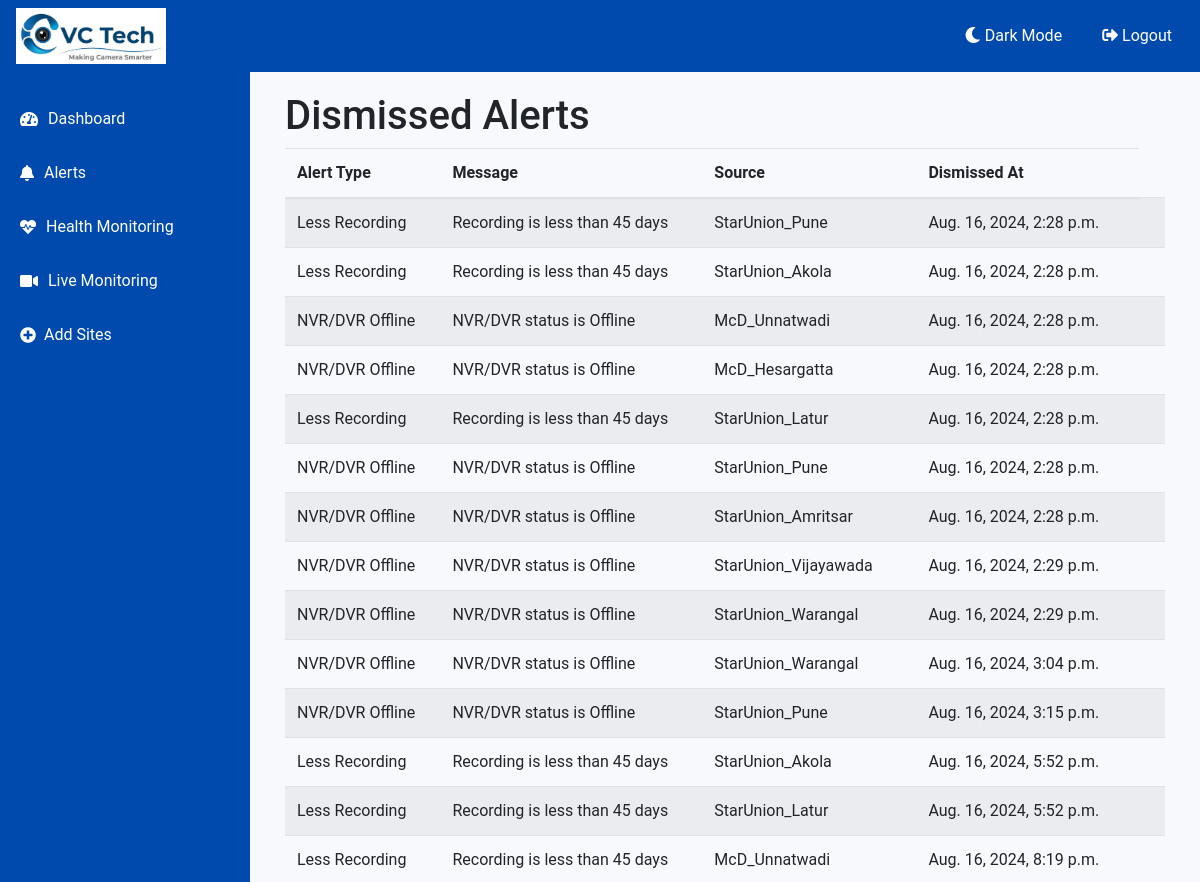
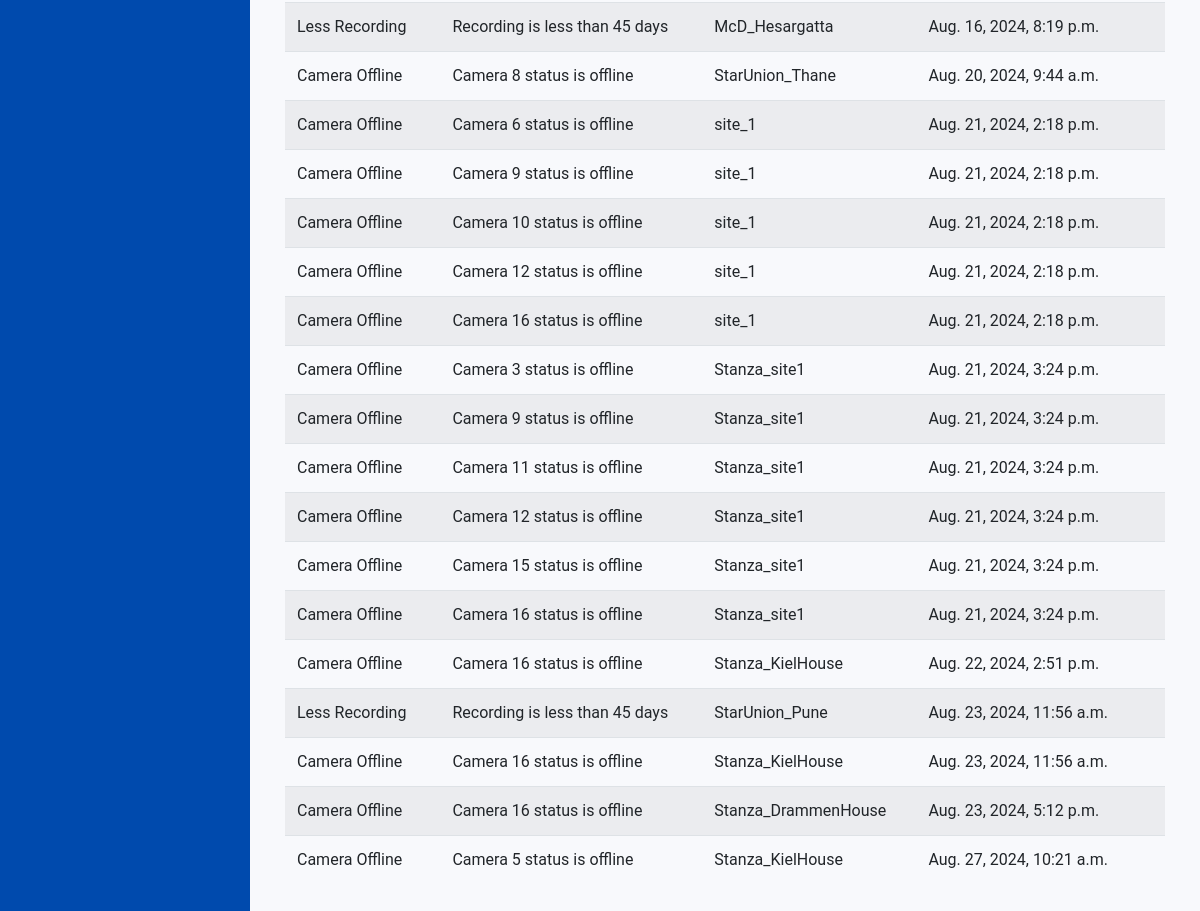
The page /HM1/dismissed_alerts/ (signed in) on the database its author committed (2 pictures, top to bottom).
### HM1/models.py (models this page shows, shortened)
class Alert(models.Model):
    ALERT_TYPE_CHOICES = [
        ('camera', 'Camera Offline'),
        ('nvr_dvr', 'NVR/DVR Offline'),
        ('hdd', 'HDD Abnormal'),
        ('time_mismatch', 'Time Mismatch'),
        ('recording', 'Less Recording'),
    ]
    ALERT_TYPE_CHOICES_DICT = dict(ALERT_TYPE_CHOICES)
    alert_type = models.CharField(max_length=50, choices=ALERT_TYPE_CHOICES)
    message = models.TextField()
    source = models.CharField(max_length=100)
    created_at = models.DateTimeField(auto_now_add=True)
    is_resolved = models.BooleanField(default=False)
    is_dismissed = models.BooleanField(default=False)

### HM1/views.py (the view)
# urls.py: path('dismissed_alerts/', views.dismissed_alerts, name='dismissed_alerts'),
@login_required
def dismissed_alerts(request):
    alerts = Alert.objects.filter(is_dismissed=True)
    return render(request, 'HM1/dismissed_alerts.html', {'alerts': alerts})

### HM1/templates/HM1/dismissed_alerts.html
{% extends 'base.html' %}
{% block content %}
<div class="container">
    <h1>Dismissed Alerts</h1>
    <table class="table table-striped">
        <thead>
            <tr>
                <th>Alert Type</th>
                <th>Message</th>
                <th>Source</th>
                <th>Dismissed At</th>
            </tr>
        </thead>
        <tbody>
            {% for alert in alerts %}
            <tr>
                <td>{{ alert.get_alert_type_display }}</td>
                <td>{{ alert.message }}</td>
                <td>{{ alert.source }}</td>
                <td>{{ alert.created_at }}</td>
                <td>{{ alert.updated_at }}</td>
            </tr>
            {% endfor %}
        </tbody>
    </table>
</div>
{% endblock %}

### info/templates/base.html (style rules this page uses)
body, html { height: 100%; margin: 0; }
body { display: flex; flex-direction: column; background-color: #f8f9fc; font-family: 'Roboto', sans-serif; transition: background-color 0.3s, color 0.3s; }

### rows shown on the page
Alert: alert_type "Less Recording", message "Recording is less than 45 days", source "StarUnion_Pune", created_at "Aug. 16, 2024, 2:28 p.m."
Alert: alert_type "Less Recording", message "Recording is less than 45 days", source "StarUnion_Akola", created_at "Aug. 16, 2024, 2:28 p.m."
Alert: alert_type "NVR/DVR Offline", message "NVR/DVR status is Offline", source "McD_Unnatwadi", created_at "Aug. 16, 2024, 2:28 p.m."
Alert: alert_type "NVR/DVR Offline", message "NVR/DVR status is Offline", source "McD_Hesargatta", created_at "Aug. 16, 2024, 2:28 p.m."
Alert: alert_type "Less Recording", message "Recording is less than 45 days", source "StarUnion_Latur", created_at "Aug. 16, 2024, 2:28 p.m."
Alert: alert_type "NVR/DVR Offline", message "NVR/DVR status is Offline", source "StarUnion_Pune", created_at "Aug. 16, 2024, 2:28 p.m."
Alert: alert_type "NVR/DVR Offline", message "NVR/DVR status is Offline", source "StarUnion_Amritsar", created_at "Aug. 16, 2024, 2:28 p.m."
Alert: alert_type "NVR/DVR Offline", message "NVR/DVR status is Offline", source "StarUnion_Vijayawada", created_at "Aug. 16, 2024, 2:29 p.m."
Alert: alert_type "NVR/DVR Offline", message "NVR/DVR status is Offline", source "StarUnion_Warangal", created_at "Aug. 16, 2024, 2:29 p.m."
Alert: alert_type "NVR/DVR Offline", message "NVR/DVR status is Offline", source "StarUnion_Warangal", created_at "Aug. 16, 2024, 3:04 p.m."
Alert: alert_type "NVR/DVR Offline", message "NVR/DVR status is Offline", source "StarUnion_Pune", created_at "Aug. 16, 2024, 3:15 p.m."
Alert: alert_type "Less Recording", message "Recording is less than 45 days", source "StarUnion_Akola", created_at "Aug. 16, 2024, 5:52 p.m."
Alert: alert_type "Less Recording", message "Recording is less than 45 days", source "StarUnion_Latur", created_at "Aug. 16, 2024, 5:52 p.m."
Alert: alert_type "Less Recording", message "Recording is less than 45 days", source "McD_Unnatwadi", created_at "Aug. 16, 2024, 8:19 p.m."
Alert: alert_type "Less Recording", message "Recording is less than 45 days", source "McD_Hesargatta", created_at "Aug. 16, 2024, 8:19 p.m."
Alert: alert_type "Camera Offline", message "Camera 8 status is offline", source "StarUnion_Thane", created_at "Aug. 20, 2024, 9:44 a.m."
Alert: alert_type "Camera Offline", message "Camera 6 status is offline", source "site_1", created_at "Aug. 21, 2024, 2:18 p.m."
Alert: alert_type "Camera Offline", message "Camera 9 status is offline", source "site_1", created_at "Aug. 21, 2024, 2:18 p.m."
Alert: alert_type "Camera Offline", message "Camera 10 status is offline", source "site_1", created_at "Aug. 21, 2024, 2:18 p.m."
Alert: alert_type "Camera Offline", message "Camera 12 status is offline", source "site_1", created_at "Aug. 21, 2024, 2:18 p.m."
Alert: alert_type "Camera Offline", message "Camera 16 status is offline", source "site_1", created_at "Aug. 21, 2024, 2:18 p.m."
Alert: alert_type "Camera Offline", message "Camera 3 status is offline", source "Stanza_site1", created_at "Aug. 21, 2024, 3:24 p.m."
Alert: alert_type "Camera Offline", message "Camera 9 status is offline", source "Stanza_site1", created_at "Aug. 21, 2024, 3:24 p.m."
Alert: alert_type "Camera Offline", message "Camera 11 status is offline", source "Stanza_site1", created_at "Aug. 21, 2024, 3:24 p.m."
Alert: alert_type "Camera Offline", message "Camera 12 status is offline", source "Stanza_site1", created_at "Aug. 21, 2024, 3:24 p.m."
Alert: alert_type "Camera Offline", message "Camera 15 status is offline", source "Stanza_site1", created_at "Aug. 21, 2024, 3:24 p.m."
Alert: alert_type "Camera Offline", message "Camera 16 status is offline", source "Stanza_site1", created_at "Aug. 21, 2024, 3:24 p.m."
Alert: alert_type "Camera Offline", message "Camera 16 status is offline", source "Stanza_KielHouse", created_at "Aug. 22, 2024, 2:51 p.m."
Alert: alert_type "Less Recording", message "Recording is less than 45 days", source "StarUnion_Pune", created_at "Aug. 23, 2024, 11:56 a.m."
Alert: alert_type "Camera Offline", message "Camera 16 status is offline", source "Stanza_KielHouse", created_at "Aug. 23, 2024, 11:56 a.m."
Alert: alert_type "Camera Offline", message "Camera 16 status is offline", source "Stanza_DrammenHouse", created_at "Aug. 23, 2024, 5:12 p.m."
Alert: alert_type "Camera Offline", message "Camera 5 status is offline", source "Stanza_KielHouse", created_at "Aug. 27, 2024, 10:21 a.m."
